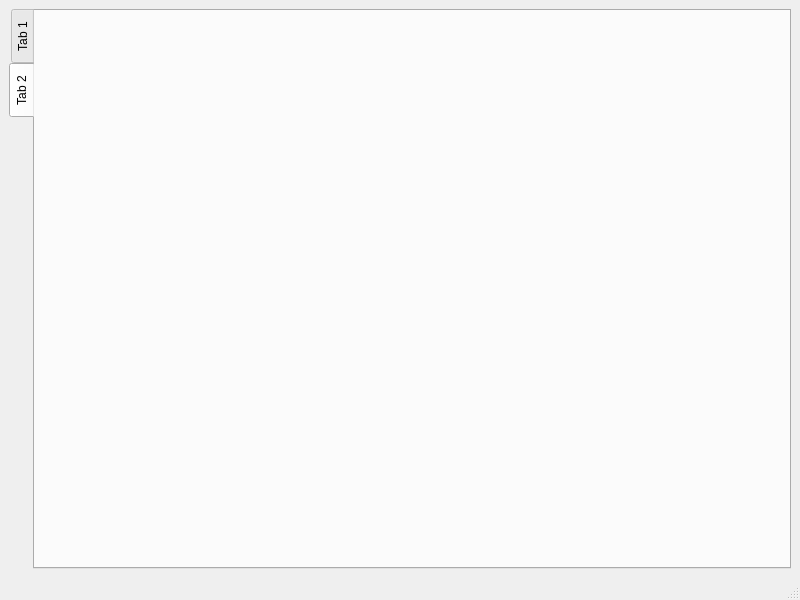
<?xml version="1.0" encoding="UTF-8"?>
<ui version="4.0">
 <class>MainWindow</class>
 <widget class="QMainWindow" name="MainWindow">
  <property name="geometry">
   <rect>
    <x>0</x>
    <y>0</y>
    <width>800</width>
    <height>600</height>
   </rect>
  </property>
  <property name="windowTitle">
   <string>MainWindow</string>
  </property>
  <widget class="QWidget" name="centralwidget">
   <layout class="QHBoxLayout" name="horizontalLayout_2">
    <item>
     <widget class="QTabWidget" name="tabWidget">
      <property name="tabPosition">
       <enum>QTabWidget::West</enum>
      </property>
      <property name="currentIndex">
       <number>1</number>
      </property>
      <widget class="InfoWidget" name="info_tab">
       <attribute name="title">
        <string>Tab 1</string>
       </attribute>
      </widget>
      <widget class="AnalyzeWidget" name="analy_tab">
       <attribute name="title">
        <string>Tab 2</string>
       </attribute>
      </widget>
     </widget>
    </item>
   </layout>
  </widget>
  <widget class="QMenuBar" name="menubar">
   <property name="geometry">
    <rect>
     <x>0</x>
     <y>0</y>
     <width>800</width>
     <height>24</height>
    </rect>
   </property>
  </widget>
  <widget class="QStatusBar" name="statusbar"/>
 </widget>
 <customwidgets>
  <customwidget>
   <class>InfoWidget</class>
   <extends>QWidget</extends>
   <header>infowidget.h</header>
   <container>1</container>
  </customwidget>
  <customwidget>
   <class>AnalyzeWidget</class>
   <extends>QWidget</extends>
   <header>analyzewidget.h</header>
   <container>1</container>
  </customwidget>
 </customwidgets>
 <resources/>
 <connections/>
</ui>
